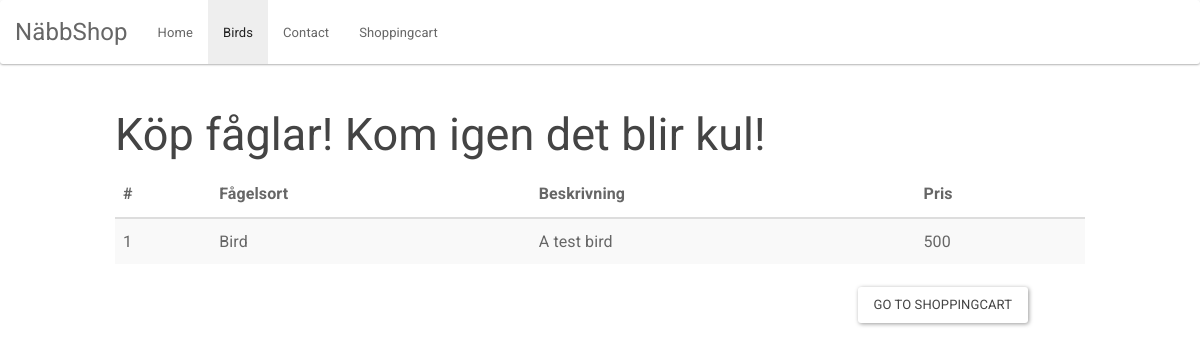
/src/html/productlist.php, run on an earlier commit of the app's database.
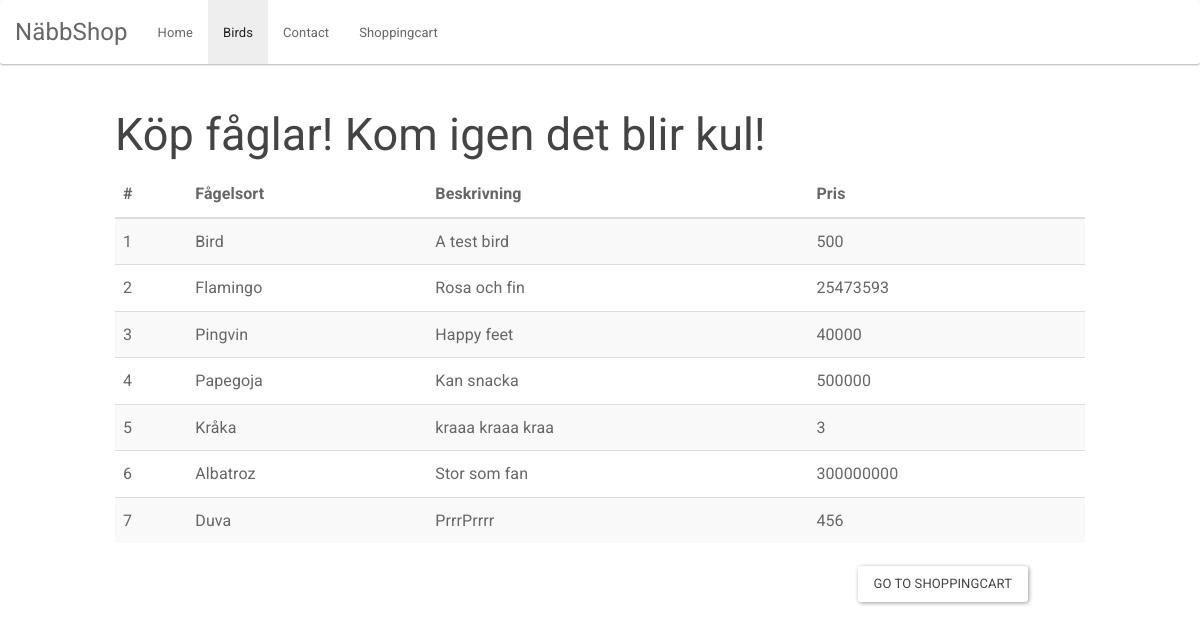
And on a later commit of the database.
### tables this page shows
CREATE TABLE products(
   ID INTEGER PRIMARY KEY AUTOINCREMENT,
   NAME TEXT NOT NULL,
   DESCRIPTION TEXT
, PRICE INTEGER NOT NULL DEFAULT 0);

### src/inc/DatabaseHelper.php (called while the page is built, shortened)
<?php
require_once __DIR__ . '/models/Product.php';
class DatabaseHelper {
  private function dbconnect() {
    $db = new SQLite3('/db/database.db');
    return $db;
  }
  private function query($sql) {
    $db = $this->dbconnect();
    $res = $db->query($sql);
    $results = array();
    while ($row = $res->fetchArray(SQLITE3_ASSOC)) {
      $results[] = $row;
    }
    return $results;
  }
  public function get_all_products() {
    $sql = "SELECT * FROM PRODUCTS";
    $results = $this->query($sql);
    $products = array();
    foreach ($results as $result) {
      $products[] = new Product($result);
    }
    return $products;
  }
}

### src/inc/models/Product.php (called while the page is built)
<?php
class Product {
  private $id;
  private $name;
  private $description;
  private $price;
  public function __construct(Array $data) {
    $this->id = $data['ID'];
    $this->name = $data['NAME'];
    $this->description = $data['DESCRIPTION'];
    $this->price = $data['PRICE'];
  }
  public function id() {
    return $this->id;
  }
  public function name() {
    return $this->name;
  }
  public function description() {
    return $this->description;
  }
  public function price() {
    return $this->price;
  }
}

### src/html/productlist.php (the view, shortened to what this page needs)
<html>
  <head>
    <link rel="stylesheet" type="text/css" href="bootstrapPaper.css">
  </head>
  <body>
    <nav class="navbar navbar-default">
    <div class="container-fluid">
      <div class="navbar-header">
        <a class="navbar-brand" href="#">NäbbShop</a>
      </div>
      <ul class="nav navbar-nav">
        <li ><a href="index.html">Home</a></li>
        <li class="active"><a href="productlist.php">Birds</a></li>
        <li><a href="contact.html">Contact</a></li>
        <li><a href="#">Shoppingcart</a></li>
      </ul>
    </div>
  </nav>
  <div class="col-md-1">
  </div>
  <div class="col-md-10">
<h2> Köp fåglar! Kom igen det blir kul! </h2>
<table class="table table-striped table-hover ">
  <thead>
    <tr>
      <th>#</th>
      <th>Fågelsort</th>
      <th>Beskrivning</th>
      <th>Pris</th>
    </tr>
  </thead>
  <tbody>
<?php
require_once __DIR__ . "/../inc/DatabaseHelper.php";
$db = new DatabaseHelper();
$products = $db->get_all_products();
foreach($products as $thisproduct){
  $id = $thisproduct->id();
  $name = $thisproduct->name();
  $desc = $thisproduct->description();
  $price = $thisproduct->price();
  echo "<tr onclick=rowclick('". $id ."')>";
  echo "<td>" . $id . "</td>";
  echo "<td>" . $name . "</td>";
  echo "<td>" . $desc . "</td>";
  echo "<td>" . $price . "</td>";
  echo "</tr>";
}
 ?>
  </tbody>
</table>
<div class="col-md-9">
</div>
<div class="col-md-3">
  <a href="#" class="btn btn-default" onclick=goshopping()>Go to Shoppingcart</a>
</div>
<div class="col-md-1">
</div>
  </body>
</html>

What changed in the data, as far as the page shows it:
added products: ID "2", NAME "Flamingo", DESCRIPTION "Rosa och fin", PRICE "25473593"
added products: ID "3", NAME "Pingvin", DESCRIPTION "Happy feet", PRICE "40000"
added products: ID "4", NAME "Papegoja", DESCRIPTION "Kan snacka", PRICE "500000"
added products: ID "5", NAME "Kråka", DESCRIPTION "kraaa kraaa kraa", PRICE "3"
added products: ID "6", NAME "Albatroz", DESCRIPTION "Stor som fan", PRICE "300000000"
added products: ID "7", NAME "Duva", DESCRIPTION "PrrrPrrrr", PRICE "456"
